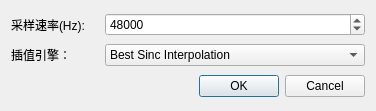
<?xml version="1.0" encoding="UTF-8"?>
<ui version="4.0">
 <class>SettingsDialog</class>
 <widget class="QDialog" name="SettingsDialog">
  <property name="geometry">
   <rect>
    <x>0</x>
    <y>0</y>
    <width>376</width>
    <height>111</height>
   </rect>
  </property>
  <property name="windowTitle">
   <string>Sample Rate Converter Plugin Settings</string>
  </property>
  <layout class="QGridLayout" name="gridLayout">
   <item row="0" column="0">
    <widget class="QLabel" name="label">
     <property name="text">
      <string>采样速率(Hz):</string>
     </property>
    </widget>
   </item>
   <item row="0" column="1" colspan="2">
    <widget class="QSpinBox" name="srSpinBox">
     <property name="maximum">
      <number>96000</number>
     </property>
     <property name="singleStep">
      <number>100</number>
     </property>
     <property name="value">
      <number>48000</number>
     </property>
    </widget>
   </item>
   <item row="1" column="0">
    <widget class="QLabel" name="label_2">
     <property name="text">
      <string>插值引擎： </string>
     </property>
    </widget>
   </item>
   <item row="1" column="1" colspan="2">
    <widget class="QComboBox" name="engineComboBox">
     <item>
      <property name="text">
       <string>Best Sinc Interpolation</string>
      </property>
     </item>
     <item>
      <property name="text">
       <string>Medium Sinc Interpolation</string>
      </property>
     </item>
     <item>
      <property name="text">
       <string>Fastest Sinc Interpolation</string>
      </property>
     </item>
     <item>
      <property name="text">
       <string>ZOH Interpolation</string>
      </property>
     </item>
     <item>
      <property name="text">
       <string>Linear Interpolation</string>
      </property>
     </item>
    </widget>
   </item>
   <item row="2" column="0" colspan="2">
    <spacer>
     <property name="orientation">
      <enum>Qt::Horizontal</enum>
     </property>
     <property name="sizeHint" stdset="0">
      <size>
       <width>228</width>
       <height>24</height>
      </size>
     </property>
    </spacer>
   </item>
   <item row="2" column="2">
    <widget class="QDialogButtonBox" name="buttonBox">
     <property name="sizePolicy">
      <sizepolicy hsizetype="Maximum" vsizetype="Fixed">
       <horstretch>0</horstretch>
       <verstretch>0</verstretch>
      </sizepolicy>
     </property>
     <property name="standardButtons">
      <set>QDialogButtonBox::Cancel|QDialogButtonBox::Ok</set>
     </property>
    </widget>
   </item>
  </layout>
 </widget>
 <resources/>
 <connections>
  <connection>
   <sender>buttonBox</sender>
   <signal>accepted()</signal>
   <receiver>SettingsDialog</receiver>
   <slot>accept()</slot>
   <hints>
    <hint type="sourcelabel">
     <x>270</x>
     <y>76</y>
    </hint>
    <hint type="destinationlabel">
     <x>91</x>
     <y>88</y>
    </hint>
   </hints>
  </connection>
  <connection>
   <sender>buttonBox</sender>
   <signal>rejected()</signal>
   <receiver>SettingsDialog</receiver>
   <slot>reject()</slot>
   <hints>
    <hint type="sourcelabel">
     <x>326</x>
     <y>78</y>
    </hint>
    <hint type="destinationlabel">
     <x>139</x>
     <y>60</y>
    </hint>
   </hints>
  </connection>
 </connections>
</ui>
